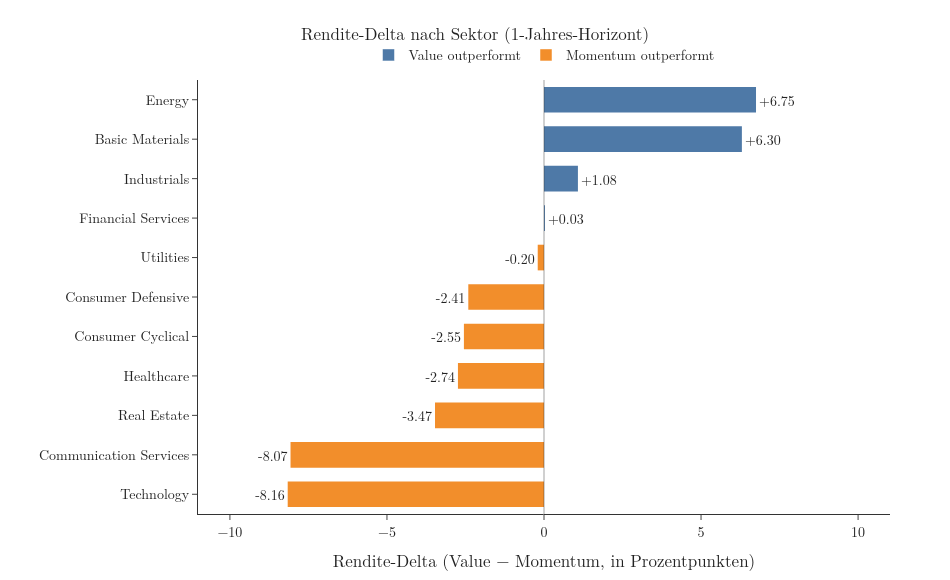
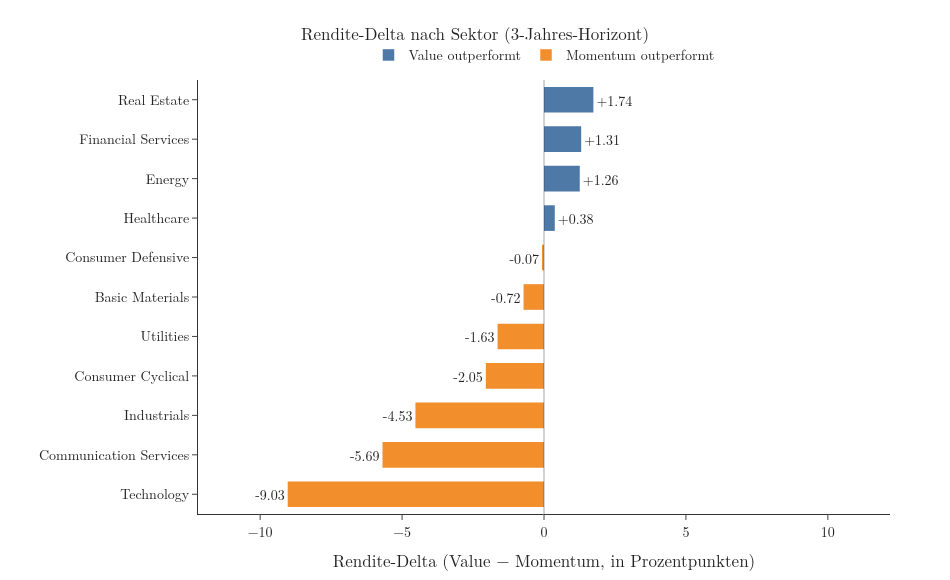
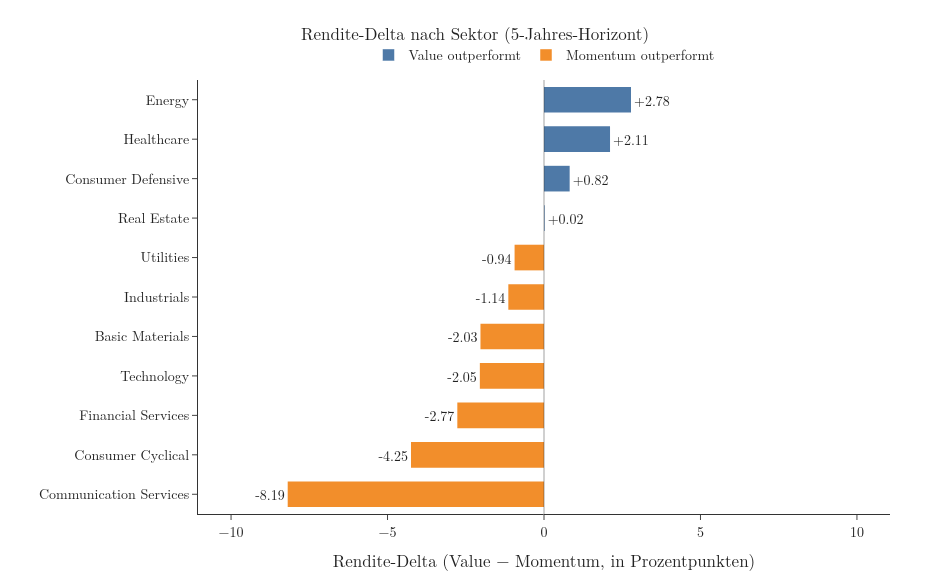

Here is the notebook cell these charts were saved with, in order:
### Code cell
from pathlib import Path
import plotly.express as px
import plotly.graph_objects as go

BLUE = "#4E79A7"      # positiv = Value
ORANGE = "#F28E2B"    # negativ = Momentum

for h in horizons:

    df_filtered = (
        df_final[df_final["horizon"] == h]
        .sort_values("rendite", ascending=True)
        .copy()
    )

    df_filtered["Farbe"] = df_filtered["rendite"].apply(
        lambda x: BLUE if x >= 0 else ORANGE
    )

    fig = px.bar(
        df_filtered,
        x="rendite",
        y="sector",
        orientation="h",
    )

    fig.update_traces(
        marker_color=df_filtered["Farbe"],
        marker_line_width=0,
        width=0.65,
        text=df_filtered["rendite"].map(lambda x: f"{x:+.2f}"),
        textposition="outside",
        textfont=dict(size=14, family="Latin Modern Roman, Times New Roman, serif"),
        cliponaxis=False,          # <-- verhindert das Abschneiden der Labels beim Export
    )

    fig.add_vline(
        x=0,
        line_width=1.5,
        line_color="#333333"
    )

    # Symmetrische Achse mit mehr Puffer für die Labels
    max_abs = abs(df_filtered["rendite"]).max()

    fig.update_xaxes(
        title="Rendite-Delta (Value − Momentum, in Prozentpunkten)",
        range=[-max_abs * 1.35, max_abs * 1.35],   # mehr Puffer statt 1.1
        zeroline=False,
        gridcolor="#e6e6e6",
        showline=True,
        linecolor="#333333",
        ticks="outside",
    )

    fig.update_yaxes(
        title="",
        categoryorder="array",
        categoryarray=df_filtered["sector"],
        showline=True,
        linecolor="#333333",
        ticks="outside",
        automargin=True,           # verhindert abgeschnittene Sektornamen
    )

    fig.update_layout(
        title=f"Rendite-Delta nach Sektor ({h}-Jahres-Horizont)",
        title_x=0.5,
        title_font=dict(size=17, family="Latin Modern Roman, Times New Roman, serif"),
        font=dict(size=14, family="Latin Modern Roman, Times New Roman, serif", color="#222222"),
        width=950,
        height=580,
        template="simple_white",
        margin=dict(l=40, r=60, t=80, b=50),
        showlegend=True,
        legend=dict(
            orientation="h",
            yanchor="bottom", y=1.02,
            xanchor="center", x=0.5,
            title=None,
        ),
        plot_bgcolor="white",
        paper_bgcolor="white",
    )

    # Dummy-Traces nur für eine saubere Legende (Farbe = Strategie, nicht Vorzeichen)
    fig.add_trace(go.Bar(x=[None], y=[None], marker_color=BLUE, name="Value outperformt"))
    fig.add_trace(go.Bar(x=[None], y=[None], marker_color=ORANGE, name="Momentum outperformt"))

    fig.show()

    output_dir = Path(save_path) / "sector_comparison"
    output_dir.mkdir(parents=True, exist_ok=True)

    file_path = output_dir / f"{h}_year_sorted_bar.png"
    fig.write_image(file_path, scale=3)

### Figure 1 — Plotly figure (JSON) as saved in the notebook; plotly's stock layout.template omitted (floating-point values rounded to 4 significant figures)
{"data": [{"cliponaxis": false, "hovertemplate": "rendite=%{x}<br>sector=%{y}<extra></extra>", "legendgroup": "", "marker": {"color": ["#F28E2B", "#F28E2B", "#F28E2B", "#F28E2B", "#F28E2B", "#F28E2B", "#F28E2B", "#4E79A7", "#4E79A7", "#4E79A7", "#4E79A7"], "line": {"width": 0}, "pattern": {"shape": ""}}, "name": "", "orientation": "h", "showlegend": false, "text": ["-8.16", "-8.07", "-3.47", "-2.74", "-2.55", "-2.41", "-0.20", "+0.03", "+1.08", "+6.30", "+6.75"], "textfont": {"family": "Latin Modern Roman, Times New Roman, serif", "size": 14}, "textposition": "outside", "type": "bar", "width": 0.65, "x": [-8.16, -8.07, -3.47, -2.74, -2.55, -2.41, -0.2, 0.03, 1.08, 6.3, 6.75], "xaxis": "x", "y": ["Technology", "Communication Services", "Real Estate", "Healthcare", "Consumer Cyclical", "Consumer Defensive", "Utilities", "Financial Services", "Industrials", "Basic Materials", "Energy"], "yaxis": "y"}, {"marker": {"color": "#4E79A7"}, "name": "Value outperformt", "type": "bar", "x": [null], "y": [null]}, {"marker": {"color": "#F28E2B"}, "name": "Momentum outperformt", "type": "bar", "x": [null], "y": [null]}], "layout": {"barmode": "relative", "font": {"color": "#222222", "family": "Latin Modern Roman, Times New Roman, serif", "size": 14}, "height": 580, "legend": {"orientation": "h", "title": {}, "tracegroupgap": 0, "x": 0.5, "xanchor": "center", "y": 1.02, "yanchor": "bottom"}, "margin": {"b": 50, "l": 40, "r": 60, "t": 80}, "paper_bgcolor": "white", "plot_bgcolor": "white", "shapes": [{"line": {"color": "#333333", "width": 1.5}, "type": "line", "x0": 0, "x1": 0, "xref": "x", "y0": 0, "y1": 1, "yref": "y domain"}], "showlegend": true, "title": {"font": {"family": "Latin Modern Roman, Times New Roman, serif", "size": 17}, "text": "Rendite-Delta nach Sektor (1-Jahres-Horizont)", "x": 0.5}, "width": 950, "xaxis": {"anchor": "y", "domain": [0, 1], "gridcolor": "#e6e6e6", "linecolor": "#333333", "range": [-11.02, 11.02], "showline": true, "ticks": "outside", "title": {"text": "Rendite-Delta (Value − Momentum, in Prozentpunkten)"}, "zeroline": false}, "yaxis": {"anchor": "x", "automargin": true, "categoryarray": ["Technology", "Communication Services", "Real Estate", "Healthcare", "Consumer Cyclical", "Consumer Defensive", "Utilities", "Financial Services", "Industrials", "Basic Materials", "Energy"], "categoryorder": "array", "domain": [0, 1], "linecolor": "#333333", "showline": true, "ticks": "outside", "title": {"text": ""}}}}

### Figure 2 — Plotly figure (JSON) as saved in the notebook; plotly's stock layout.template omitted (floating-point values rounded to 4 significant figures)
{"data": [{"cliponaxis": false, "hovertemplate": "rendite=%{x}<br>sector=%{y}<extra></extra>", "legendgroup": "", "marker": {"color": ["#F28E2B", "#F28E2B", "#F28E2B", "#F28E2B", "#F28E2B", "#F28E2B", "#F28E2B", "#4E79A7", "#4E79A7", "#4E79A7", "#4E79A7"], "line": {"width": 0}, "pattern": {"shape": ""}}, "name": "", "orientation": "h", "showlegend": false, "text": ["-9.03", "-5.69", "-4.53", "-2.05", "-1.63", "-0.72", "-0.07", "+0.38", "+1.26", "+1.31", "+1.74"], "textfont": {"family": "Latin Modern Roman, Times New Roman, serif", "size": 14}, "textposition": "outside", "type": "bar", "width": 0.65, "x": [-9.03, -5.69, -4.53, -2.05, -1.635, -0.72, -0.07, 0.38, 1.26, 1.31, 1.74], "xaxis": "x", "y": ["Technology", "Communication Services", "Industrials", "Consumer Cyclical", "Utilities", "Basic Materials", "Consumer Defensive", "Healthcare", "Energy", "Financial Services", "Real Estate"], "yaxis": "y"}, {"marker": {"color": "#4E79A7"}, "name": "Value outperformt", "type": "bar", "x": [null], "y": [null]}, {"marker": {"color": "#F28E2B"}, "name": "Momentum outperformt", "type": "bar", "x": [null], "y": [null]}], "layout": {"barmode": "relative", "font": {"color": "#222222", "family": "Latin Modern Roman, Times New Roman, serif", "size": 14}, "height": 580, "legend": {"orientation": "h", "title": {}, "tracegroupgap": 0, "x": 0.5, "xanchor": "center", "y": 1.02, "yanchor": "bottom"}, "margin": {"b": 50, "l": 40, "r": 60, "t": 80}, "paper_bgcolor": "white", "plot_bgcolor": "white", "shapes": [{"line": {"color": "#333333", "width": 1.5}, "type": "line", "x0": 0, "x1": 0, "xref": "x", "y0": 0, "y1": 1, "yref": "y domain"}], "showlegend": true, "title": {"font": {"family": "Latin Modern Roman, Times New Roman, serif", "size": 17}, "text": "Rendite-Delta nach Sektor (3-Jahres-Horizont)", "x": 0.5}, "width": 950, "xaxis": {"anchor": "y", "domain": [0, 1], "gridcolor": "#e6e6e6", "linecolor": "#333333", "range": [-12.19, 12.19], "showline": true, "ticks": "outside", "title": {"text": "Rendite-Delta (Value − Momentum, in Prozentpunkten)"}, "zeroline": false}, "yaxis": {"anchor": "x", "automargin": true, "categoryarray": ["Technology", "Communication Services", "Industrials", "Consumer Cyclical", "Utilities", "Basic Materials", "Consumer Defensive", "Healthcare", "Energy", "Financial Services", "Real Estate"], "categoryorder": "array", "domain": [0, 1], "linecolor": "#333333", "showline": true, "ticks": "outside", "title": {"text": ""}}}}

### Figure 3 — Plotly figure (JSON) as saved in the notebook; plotly's stock layout.template omitted (floating-point values rounded to 4 significant figures)
{"data": [{"cliponaxis": false, "hovertemplate": "rendite=%{x}<br>sector=%{y}<extra></extra>", "legendgroup": "", "marker": {"color": ["#F28E2B", "#F28E2B", "#F28E2B", "#F28E2B", "#F28E2B", "#F28E2B", "#F28E2B", "#4E79A7", "#4E79A7", "#4E79A7", "#4E79A7"], "line": {"width": 0}, "pattern": {"shape": ""}}, "name": "", "orientation": "h", "showlegend": false, "text": ["-8.19", "-4.25", "-2.77", "-2.05", "-2.03", "-1.14", "-0.94", "+0.02", "+0.82", "+2.11", "+2.78"], "textfont": {"family": "Latin Modern Roman, Times New Roman, serif", "size": 14}, "textposition": "outside", "type": "bar", "width": 0.65, "x": [-8.19, -4.25, -2.77, -2.05, -2.03, -1.14, -0.94, 0.02, 0.82, 2.11, 2.78], "xaxis": "x", "y": ["Communication Services", "Consumer Cyclical", "Financial Services", "Technology", "Basic Materials", "Industrials", "Utilities", "Real Estate", "Consumer Defensive", "Healthcare", "Energy"], "yaxis": "y"}, {"marker": {"color": "#4E79A7"}, "name": "Value outperformt", "type": "bar", "x": [null], "y": [null]}, {"marker": {"color": "#F28E2B"}, "name": "Momentum outperformt", "type": "bar", "x": [null], "y": [null]}], "layout": {"barmode": "relative", "font": {"color": "#222222", "family": "Latin Modern Roman, Times New Roman, serif", "size": 14}, "height": 580, "legend": {"orientation": "h", "title": {}, "tracegroupgap": 0, "x": 0.5, "xanchor": "center", "y": 1.02, "yanchor": "bottom"}, "margin": {"b": 50, "l": 40, "r": 60, "t": 80}, "paper_bgcolor": "white", "plot_bgcolor": "white", "shapes": [{"line": {"color": "#333333", "width": 1.5}, "type": "line", "x0": 0, "x1": 0, "xref": "x", "y0": 0, "y1": 1, "yref": "y domain"}], "showlegend": true, "title": {"font": {"family": "Latin Modern Roman, Times New Roman, serif", "size": 17}, "text": "Rendite-Delta nach Sektor (5-Jahres-Horizont)", "x": 0.5}, "width": 950, "xaxis": {"anchor": "y", "domain": [0, 1], "gridcolor": "#e6e6e6", "linecolor": "#333333", "range": [-11.06, 11.06], "showline": true, "ticks": "outside", "title": {"text": "Rendite-Delta (Value − Momentum, in Prozentpunkten)"}, "zeroline": false}, "yaxis": {"anchor": "x", "automargin": true, "categoryarray": ["Communication Services", "Consumer Cyclical", "Financial Services", "Technology", "Basic Materials", "Industrials", "Utilities", "Real Estate", "Consumer Defensive", "Healthcare", "Energy"], "categoryorder": "array", "domain": [0, 1], "linecolor": "#333333", "showline": true, "ticks": "outside", "title": {"text": ""}}}}
